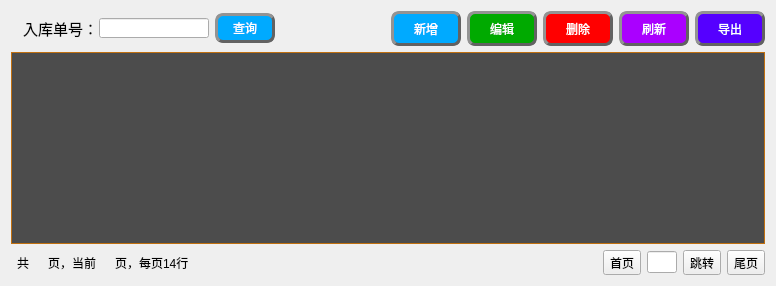
     <widget class="QWidget" name="tab_3">
      <attribute name="icon">
       <iconset resource="../res/resources.qrc">
        <normaloff>:/icons/s2.png</normaloff>:/icons/s2.png</iconset>
      </attribute>
      <attribute name="title">
       <string/>
      </attribute>
      <layout class="QGridLayout" name="gridLayout_3">
       <item row="6" column="1" colspan="4">
        <layout class="QHBoxLayout" name="horizontalLayout_29">
         <item>
          <widget class="QLabel" name="label_35">
           <property name="text">
            <string>共</string>
           </property>
          </widget>
         </item>
         <item>
          <widget class="QLabel" name="label_36">
           <property name="text">
            <string/>
           </property>
          </widget>
         </item>
         <item>
          <widget class="QLabel" name="label_37">
           <property name="text">
            <string>页，当前</string>
           </property>
          </widget>
         </item>
         <item>
          <widget class="QLabel" name="label_38">
           <property name="text">
            <string/>
           </property>
          </widget>
         </item>
         <item>
          <widget class="QLabel" name="label_39">
           <property name="text">
            <string>页，每页14行</string>
           </property>
          </widget>
         </item>
         <item>
          <spacer name="horizontalSpacer_17">
           <property name="orientation">
            <enum>Qt::Horizontal</enum>
           </property>
           <property name="sizeHint" stdset="0">
            <size>
             <width>40</width>
             <height>20</height>
            </size>
           </property>
          </spacer>
         </item>
         <item>
          <widget class="QToolButton" name="toolButton_11">
           <property name="text">
            <string>首页</string>
           </property>
          </widget>
         </item>
         <item>
          <widget class="QLineEdit" name="lineEdit_21">
           <property name="maximumSize">
            <size>
             <width>30</width>
             <height>16777215</height>
            </size>
           </property>
          </widget>
         </item>
         <item>
          <widget class="QToolButton" name="toolButton_10">
           <property name="text">
            <string>跳转</string>
           </property>
          </widget>
         </item>
         <item>
          <widget class="QToolButton" name="toolButton_12">
           <property name="text">
            <string>尾页</string>
           </property>
          </widget>
         </item>
        </layout>
       </item>
       <item row="0" column="2">
        <layout class="QHBoxLayout" name="horizontalLayout_3">
         <item>
          <widget class="QLabel" name="label">
           <property name="maximumSize">
            <size>
             <width>70</width>
             <height>40</height>
            </size>
           </property>
           <property name="font">
            <font>
             <family>黑体</family>
             <pointsize>11</pointsize>
             <weight>9</weight>
             <italic>false</italic>
             <bold>false</bold>
            </font>
           </property>
           <property name="styleSheet">
            <string notr="true">
font: 75 11pt &quot;黑体&quot;;</string>
           </property>
           <property name="text">
            <string>入库单号：</string>
           </property>
          </widget>
         </item>
         <item>
          <widget class="QLineEdit" name="lineEdit">
           <property name="maximumSize">
            <size>
             <width>134</width>
             <height>20</height>
            </size>
           </property>
          </widget>
         </item>
         <item>
          <widget class="QPushButton" name="pushButton_7">
           <property name="minimumSize">
            <size>
             <width>60</width>
             <height>30</height>
            </size>
           </property>
           <property name="maximumSize">
            <size>
             <width>75</width>
             <height>16777215</height>
            </size>
           </property>
           <property name="cursor">
            <cursorShape>ArrowCursor</cursorShape>
           </property>
           <property name="styleSheet">
            <string notr="true">QPushButton{
font: 75 10pt &quot;微软雅黑&quot;;
color:rgb(255, 255, 255);
background-color: rgb(0, 170, 255);
border-radius: 8px;
border: 3px groove rgb(98, 98, 98);
border-style: outset;
}
QPushButton:pressed{
border-style: inset;
}
QPushButton:hover{
background-color:rgb(255, 170, 0);
}

</string>
           </property>
           <property name="text">
            <string>查询</string>
           </property>
           <property name="icon">
            <iconset>
             <normalon>:/qt 图标/更新图标/45.ico</normalon>
            </iconset>
           </property>
          </widget>
         </item>
         <item>
          <spacer name="horizontalSpacer">
           <property name="orientation">
            <enum>Qt::Horizontal</enum>
           </property>
           <property name="sizeHint" stdset="0">
            <size>
             <width>40</width>
             <height>20</height>
            </size>
           </property>
          </spacer>
         </item>
        </layout>
       </item>
       <item row="5" column="0" colspan="5">
        <widget class="QTableView" name="tableView_2">
         <property name="enabled">
          <bool>true</bool>
         </property>
         <property name="font">
          <font>
           <family>微软雅黑</family>
           <pointsize>10</pointsize>
           <weight>9</weight>
           <italic>false</italic>
           <bold>false</bold>
          </font>
         </property>
         <property name="focusPolicy">
          <enum>Qt::WheelFocus</enum>
         </property>
         <property name="accessibleDescription">
          <string>&lt;html&gt;&lt;head/&gt;&lt;body&gt;&lt;p&gt;fgs gfg&lt;/p&gt;&lt;/body&gt;&lt;/html&gt;</string>
         </property>
         <property name="styleSheet">
          <string notr="true">QHeaderView::section{  
    background: rgb(76, 76, 76);
    color: rgb(240, 240, 240);  
    padding-left: 4px;  
    border: 1px solid #C07010;  
    min-height: 30px;  
}  /*表头*/
QTableView{  
    color: rgb(0, 0, 0);  
    border: 1px solid #C07010;          /*边框颜色*/  
    gridline-color:#C07010;             /*grid线颜色*/  
    background-color: rgb(76, 76, 76); 
    alternate-background-color: rgb(200, 200, 200); /*行交替颜色*/  
    selection-background-color: rgb(130, 190, 100); /*选中行背景颜色*/  
}  
  
QTableView::item:!alternate:!selected{  
    background-color: rgb(220, 220, 220);    /*交替行的另一颜色*/  
}  

</string>
         </property>
         <property name="frameShape">
          <enum>QFrame::Box</enum>
         </property>
         <property name="sortingEnabled">
          <bool>true</bool>
         </property>
         <property name="wordWrap">
          <bool>true</bool>
         </property>
        </widget>
       </item>
       <item row="0" column="3" colspan="2">
        <layout class="QHBoxLayout" name="horizontalLayout_5">
         <item>
          <widget class="QPushButton" name="pushButton_8">
           <property name="minimumSize">
            <size>
             <width>70</width>
             <height>35</height>
            </size>
           </property>
           <property name="styleSheet">
            <string notr="true">QPushButton{
font: 75 12pt &quot;微软雅黑&quot;;
color:rgb(255, 255, 255);
background-color: rgb(0, 170, 255);
border-radius: 8px;
border: 3px groove rgb(98, 98, 98);
border-style: outset;
}
QPushButton:pressed{
border-style: inset;
}
QPushButton:hover{
background-color:rgb(255, 170, 0);
}

</string>
           </property>
           <property name="text">
            <string>新增</string>
           </property>
           <property name="icon">
            <iconset>
             <disabledoff>:/qt 图标/新增.jpg</disabledoff>
             <activeon>:/qt 图标/add1.ico</activeon>
            </iconset>
           </property>
          </widget>
         </item>
         <item>
          <widget class="QPushButton" name="pushButton_11">
           <property name="minimumSize">
            <size>
             <width>70</width>
             <height>35</height>
            </size>
           </property>
           <property name="styleSheet">
            <string notr="true">QPushButton{
font: 75 12pt &quot;微软雅黑&quot;;
color:rgb(255, 255, 255);
background-color: rgb(0, 170, 0);
border-radius: 8px;
border: 3px groove rgb(98, 98, 98);
border-style: outset;
}
QPushButton:pressed{
border-style: inset;
}
QPushButton:hover{
background-color:rgb(255, 170, 0);
}

</string>
           </property>
           <property name="text">
            <string>编辑</string>
           </property>
           <property name="icon">
            <iconset>
             <activeon>:/qt 图标/修改图标/document-write.ico</activeon>
            </iconset>
           </property>
          </widget>
         </item>
         <item>
          <widget class="QPushButton" name="pushButton_10">
           <property name="minimumSize">
            <size>
             <width>70</width>
             <height>35</height>
            </size>
           </property>
           <property name="styleSheet">
            <string notr="true">QPushButton{
font: 75 12pt &quot;微软雅黑&quot;;
color:rgb(255, 255, 255);
background-color:rgb(255, 0, 0);
border-radius: 8px;
border: 3px groove rgb(98, 98, 98);
border-style: outset;
}
QPushButton:pressed{
border-style: inset;
}
QPushButton:hover{
background-color:rgb(255, 170, 0);
}

</string>
           </property>
           <property name="text">
            <string>删除</string>
           </property>
           <property name="icon">
            <iconset>
             <normalon>:/qt 图标/yellow-24.png</normalon>
            </iconset>
           </property>
          </widget>
         </item>
         <item>
          <widget class="QPushButton" name="pushButton_9">
           <property name="minimumSize">
            <size>
             <width>70</width>
             <height>35</height>
            </size>
           </property>
           <property name="styleSheet">
            <string notr="true">QPushButton{
font: 75 12pt &quot;微软雅黑&quot;;
color:rgb(255, 255, 255);
background-color:rgb(170, 0, 255);
border-radius: 8px;
border: 3px groove rgb(98, 98, 98);
border-style: outset;
}
QPushButton:pressed{
border-style: inset;
}
QPushButton:hover{
background-color:rgb(255, 170, 0);
}

</string>
           </property>
           <property name="text">
            <string>刷新</string>
           </property>
           <property name="icon">
            <iconset>
             <normalon>:/qt 图标/更新图标/refresh.ico</normalon>
            </iconset>
           </property>
          </widget>
         </item>
         <item>
          <widget class="QPushButton" name="pushButton_12">
           <property name="minimumSize">
            <size>
             <width>70</width>
             <height>35</height>
            </size>
           </property>
           <property name="styleSheet">
            <string notr="true">QPushButton{
font: 75 12pt &quot;微软雅黑&quot;;
color:rgb(255, 255, 255);
background-color:rgb(85, 0, 255);
border-radius: 8px;
border: 3px groove rgb(98, 98, 98);
border-style: outset;
}
QPushButton:pressed{
border-style: inset;
}
QPushButton:hover{
background-color:rgb(255, 170, 0);
}

</string>
           </property>
           <property name="text">
            <string>导出</string>
           </property>
           <property name="icon">
            <iconset>
             <normalon>:/qt 图标/更新图标/export.ico</normalon>
            </iconset>
           </property>
          </widget>
         </item>
        </layout>
       </item>
      </layout>
     </widget>
